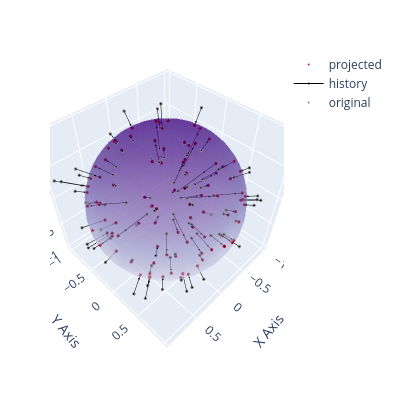

Notebook code cell kept with this figure:
### Code cell
# generate gaussian samples in 3d and reproject them onto the paraboloid equations
n_samples = 100
X = np.random.random((n_samples, 3))*2-1

# define an implicit function for the sphere. Each component of the function (in this case m=1) returns how far a point is from the surface

def f_implicit_sphere(v):
    return v[0]**2 + v[1]**2 + v[2]**2 -1

plot_3d_projection(X, f_implicit=f_implicit_sphere, round_cutoff=None, solver_builder=make_solver, plot_history=True, n_iterations=20, n_grid=NGRID, width=PLOT_W, height=PLOT_H)
